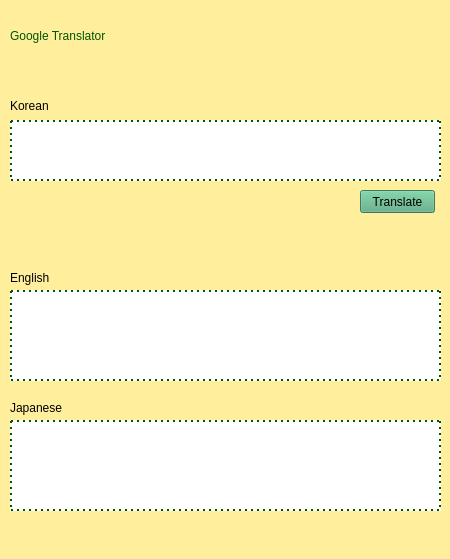
<?xml version="1.0" encoding="UTF-8"?>
<ui version="4.0">
 <class>MainWindow</class>
 <widget class="QMainWindow" name="MainWindow">
  <property name="geometry">
   <rect>
    <x>0</x>
    <y>0</y>
    <width>450</width>
    <height>559</height>
   </rect>
  </property>
  <property name="windowTitle">
   <string>MainWindow</string>
  </property>
  <property name="styleSheet">
   <string notr="true">background-color: rgb(255, 239, 157);</string>
  </property>
  <widget class="QWidget" name="centralwidget">
   <widget class="QLabel" name="label">
    <property name="geometry">
     <rect>
      <x>10</x>
      <y>0</y>
      <width>301</width>
      <height>71</height>
     </rect>
    </property>
    <property name="styleSheet">
     <string notr="true">font: 40pt &quot;Agency FB&quot;;
color: rgb(0, 85, 0);
</string>
    </property>
    <property name="text">
     <string>Google Translator</string>
    </property>
   </widget>
   <widget class="QLabel" name="label_2">
    <property name="geometry">
     <rect>
      <x>10</x>
      <y>100</y>
      <width>56</width>
      <height>12</height>
     </rect>
    </property>
    <property name="styleSheet">
     <string notr="true">font: 14pt &quot;Franklin Gothic Medium Cond&quot;;</string>
    </property>
    <property name="text">
     <string>Korean</string>
    </property>
   </widget>
   <widget class="QLabel" name="label_3">
    <property name="geometry">
     <rect>
      <x>10</x>
      <y>270</y>
      <width>56</width>
      <height>16</height>
     </rect>
    </property>
    <property name="styleSheet">
     <string notr="true">font: 14pt &quot;Franklin Gothic Medium Cond&quot;;</string>
    </property>
    <property name="text">
     <string>English</string>
    </property>
   </widget>
   <widget class="QLabel" name="label_4">
    <property name="geometry">
     <rect>
      <x>10</x>
      <y>400</y>
      <width>71</width>
      <height>16</height>
     </rect>
    </property>
    <property name="styleSheet">
     <string notr="true">font: 14pt &quot;Franklin Gothic Medium Cond&quot;;</string>
    </property>
    <property name="text">
     <string>Japanese</string>
    </property>
   </widget>
   <widget class="QLineEdit" name="korEdit">
    <property name="geometry">
     <rect>
      <x>10</x>
      <y>120</y>
      <width>431</width>
      <height>61</height>
     </rect>
    </property>
    <property name="styleSheet">
     <string notr="true">border:2px dotted rgb(0, 85, 0);
background-color: rgb(255, 255, 255);</string>
    </property>
   </widget>
   <widget class="QPushButton" name="transButton">
    <property name="geometry">
     <rect>
      <x>360</x>
      <y>190</y>
      <width>75</width>
      <height>23</height>
     </rect>
    </property>
    <property name="styleSheet">
     <string notr="true">background-color: rgb(85, 170, 127);</string>
    </property>
    <property name="text">
     <string>Translate</string>
    </property>
   </widget>
   <widget class="QTextEdit" name="jaTrans">
    <property name="geometry">
     <rect>
      <x>10</x>
      <y>420</y>
      <width>431</width>
      <height>91</height>
     </rect>
    </property>
    <property name="styleSheet">
     <string notr="true">border:2px dotted rgb(0, 85, 0);
background-color: rgb(255, 255, 255);</string>
    </property>
   </widget>
   <widget class="QTextEdit" name="engTrans">
    <property name="geometry">
     <rect>
      <x>10</x>
      <y>290</y>
      <width>431</width>
      <height>91</height>
     </rect>
    </property>
    <property name="styleSheet">
     <string notr="true">border:2px dotted rgb(0, 85, 0);
background-color: rgb(255, 255, 255);</string>
    </property>
   </widget>
  </widget>
  <widget class="QMenuBar" name="menubar">
   <property name="geometry">
    <rect>
     <x>0</x>
     <y>0</y>
     <width>450</width>
     <height>21</height>
    </rect>
   </property>
  </widget>
  <widget class="QStatusBar" name="statusbar"/>
 </widget>
 <resources/>
 <connections/>
</ui>
